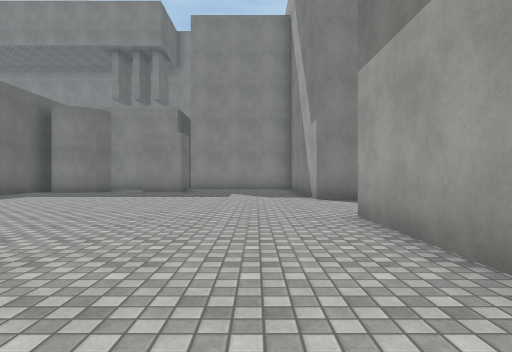
view 1 (above)

24 first-person views from a walk through a Unity game level. The camera is 1.2 m above the floor, looks level and sees 75° across. The floor is counted in squares, 2 m on a side. Each view is taken from the middle of a square. On the plan, view 1 faces up. The plan holds only what a view shows up to about 10 squares ahead; the rest is blank. The place goes on beyond the plan. Some animated figures are not drawn. Surface patterns are stand-ins for the level's own textures.

view 2
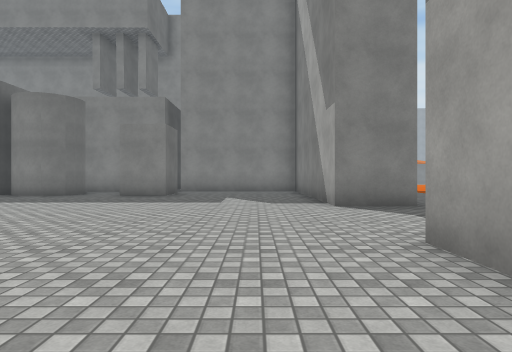

view 3
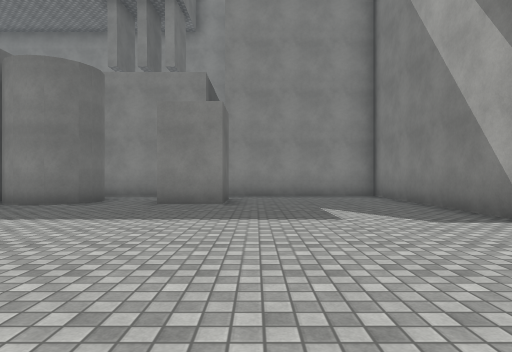

view 4
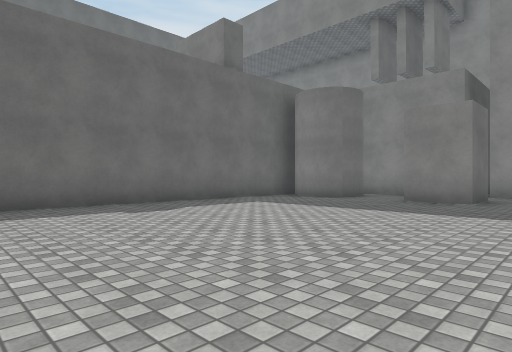

view 5
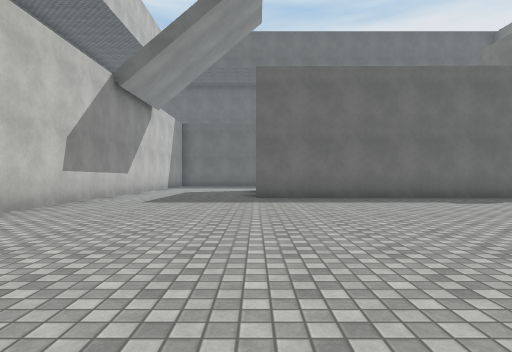

view 6
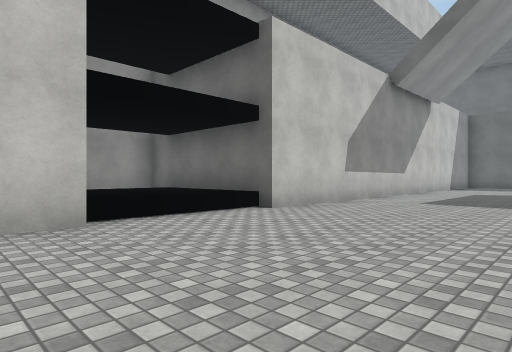

view 7
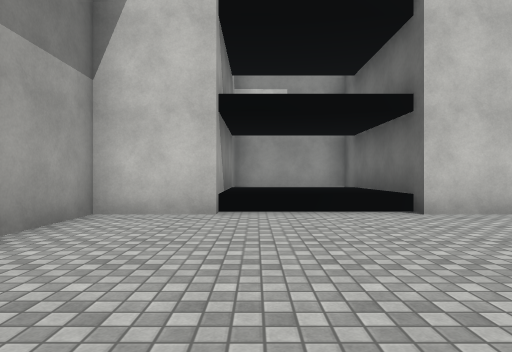

view 8
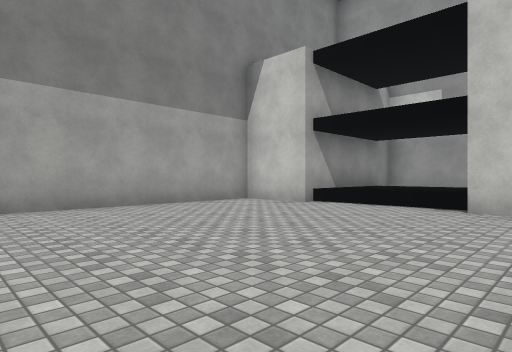

view 9
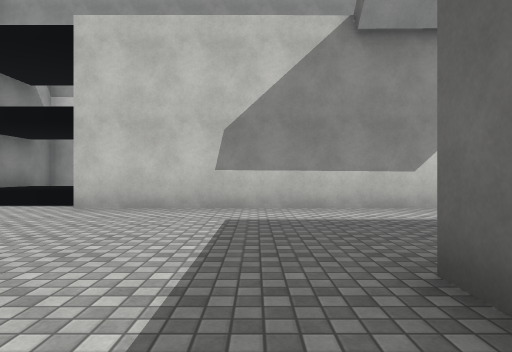

view 10
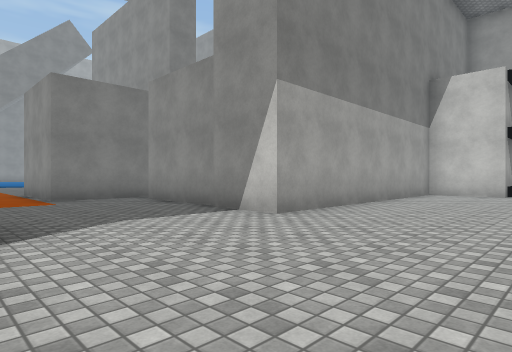

view 11
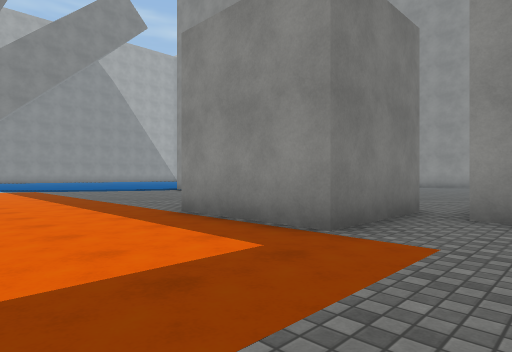

view 12
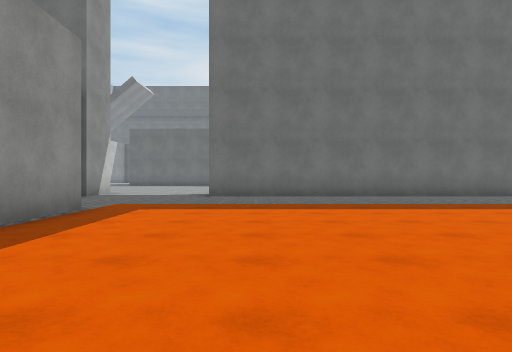

view 13
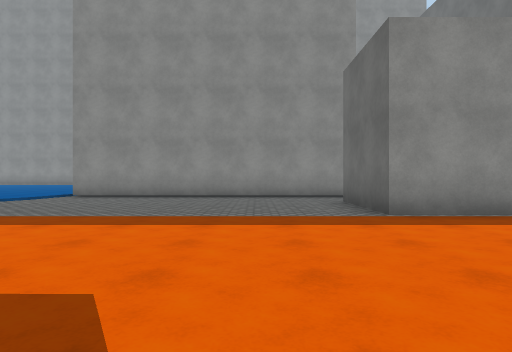

view 14
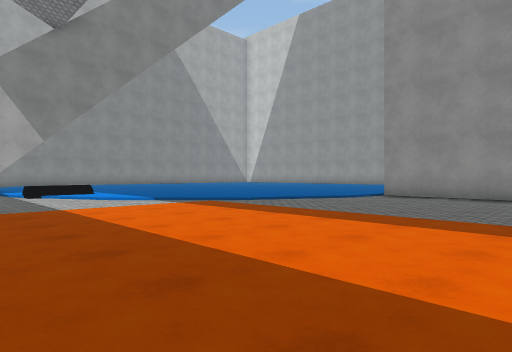

view 15
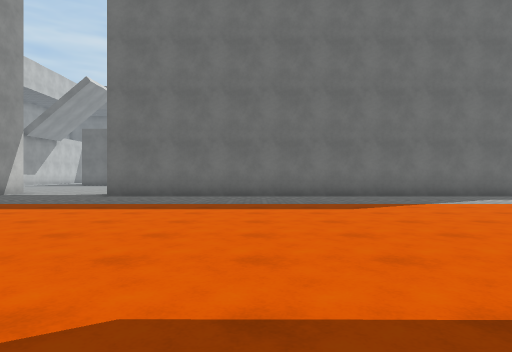

view 16
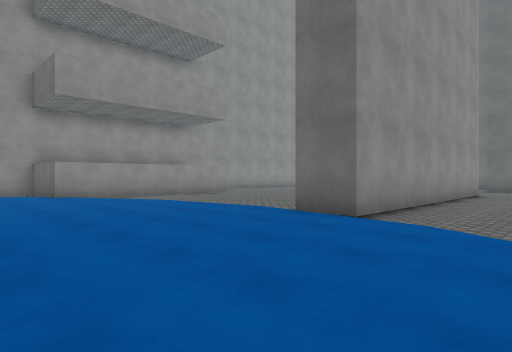

view 17
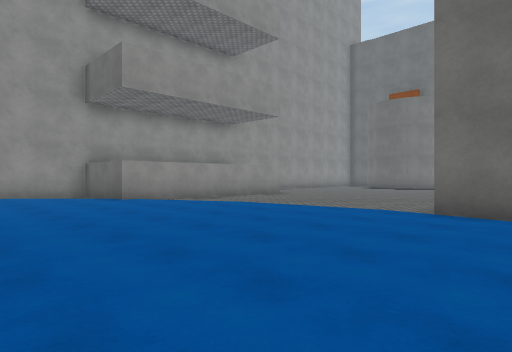

view 18
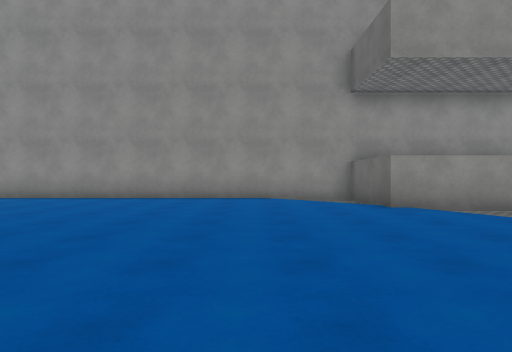

view 19
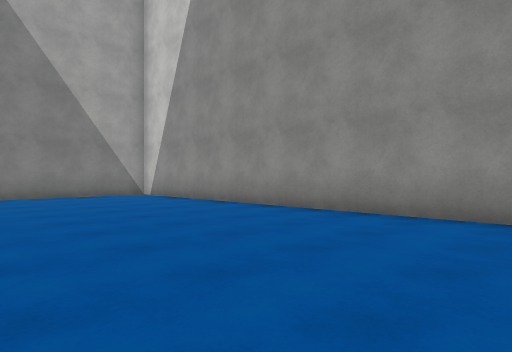

view 20
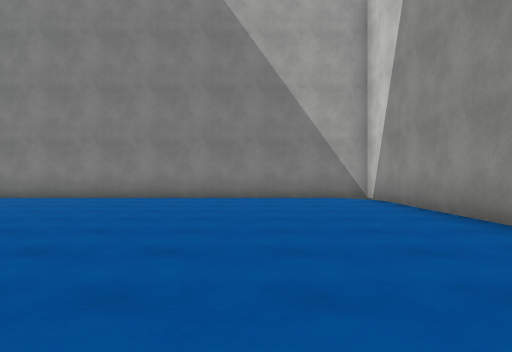

view 21
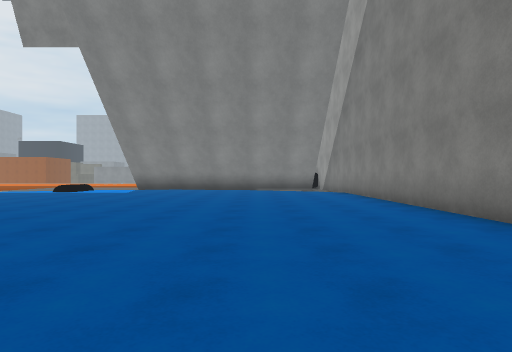

view 22
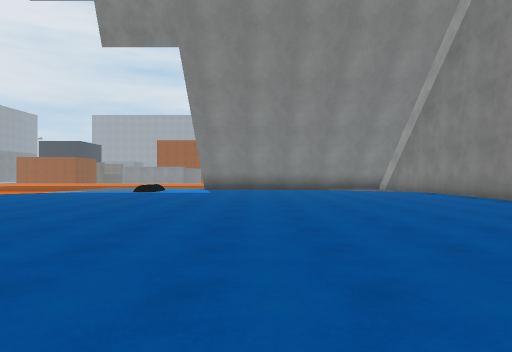

view 23
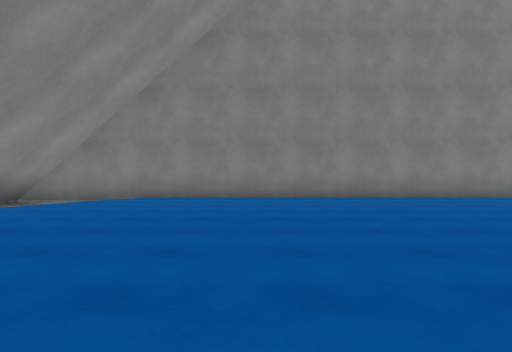

view 24
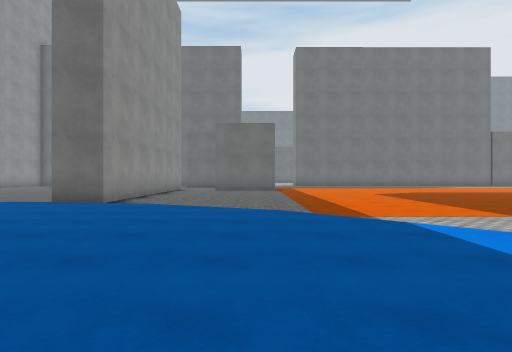

### Floor plan
Key: @ floor where view 1 was taken; # wall or solid block; . main floor; : floor 0.25 m higher than the main floor; / step, stairs or slope; ^ raised ledge.
Columns run from 10 left of view 1 to 35 right of it. Each row starts with its distance up from view 1.
 18              #....
 17              #.....
 16              #.......
 15     ##########........
 14     .. .....##.........
 13   ###. #....##.......... ..
 12   ###.##....##..............
 11   #.........##....................          .#
 10   #.........##....................       ///.#
  9   #.........##..................//      :::/.#
  8   #............................/::    ::::::/#
  7   #.........................../::::  ::::::::#
  6   #..............####......../:::::::::::::::#
  5   #.........##...#  #........::::::::::::::::#
  4   #.........#####.  ......../::::::::::::::::#
  3   #.........#    .  ........:::::::::::::::::#
  2   #.........#    .. ########:::::::::::::::::#
  1  ...........#    ..      ...:::::::::::::::::#
  0 ..........@.#    ..    ..../:::::::::::::::::#
 -1 ............#          .....:::::::::::::::::#
 -2 ............#           ....:::::::::::::::::#
 -3 #######^^^###            .../::::::::::::::::#
 -4       #^^^#               ../::::::::::::::::#
 -5       #^^^#                ../:::::::::::::::#
 -6       #^^^#                ###/::::::::::::::#
 -7       #####                  #./:::::::::::::#
 -8                              #################

Positions as (right, up) in squares from view 1, and headings:
1: (0, 0), facing up
2: (0, 2), facing up
3: (-2, 5), facing up
4: (-1, 4), facing up-left
5: (1, 2), facing left
6: (1, 2), facing down-left
7: (-1, 3), facing down
8: (-5, 4), facing down-right
9: (-7, 4), facing down
10: (-2, 9), facing down-right
11: (5, 10), facing down-right
12: (13, 10), facing left
13: (12, 12), facing down
14: (13, 12), facing down-right
15: (13, 13), facing left
16: (22, 5), facing down-left
17: (23, 3), facing down-left
18: (22, 1), facing down
19: (24, -3), facing down-right
20: (25, -5), facing right
21: (31, -4), facing up
22: (28, -4), facing up
23: (25, 5), facing right
24: (25, 6), facing left
